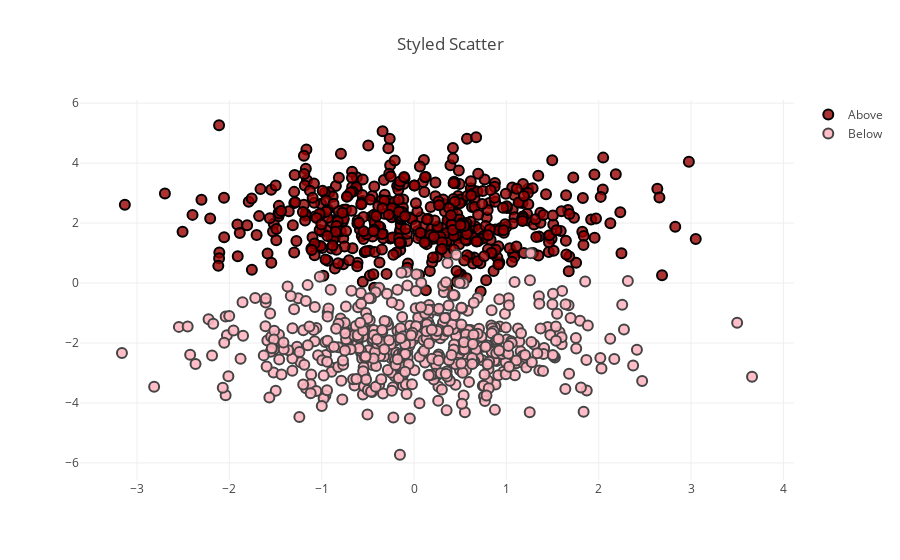

This figure's notebook cell:
### Code cell
N = 500

trace0 = go.Scatter(
    x = np.random.randn(N),
    y = np.random.randn(N)+2,
    name = 'Above',
    mode = 'markers',
    marker = dict(
        size = 10,
        color = 'rgba(152, 0, 0, .8)',
        line = dict(
            width = 2,
            color = 'rgb(0, 0, 0)'
        )
    )
)

trace1 = go.Scatter(
    x = np.random.randn(N),
    y = np.random.randn(N)-2,
    name = 'Below',
    mode = 'markers',
    marker = dict(
        size = 10,
        color = 'rgba(255, 182, 193, .9)',
        line = dict(
            width = 2,
        )
    )
)

data = [trace0, trace1]

layout = dict(title = 'Styled Scatter',
              yaxis = dict(zeroline = False),
              xaxis = dict(zeroline = False)
             )

fig = dict(data=data, layout=layout)
iplot(fig, filename='styled-scatter')

### Figure 1 — Plotly figure (JSON) as saved in the notebook; plotly's stock layout.template omitted (floating-point values rounded to 4 significant figures; data arrays with more than 128 entries replaced by an {"elided": "..."} marker saying what was removed)
{"data": [{"marker": {"color": "rgba(152, 0, 0, .8)", "line": {"color": "rgb(0, 0, 0)", "width": 2}, "size": 10}, "mode": "markers", "name": "Above", "type": "scatter", "x": {"elided": "500 float values"}, "y": {"elided": "500 float values"}}, {"marker": {"color": "rgba(255, 182, 193, .9)", "line": {"width": 2}, "size": 10}, "mode": "markers", "name": "Below", "type": "scatter", "x": {"elided": "500 float values"}, "y": {"elided": "500 float values"}}], "layout": {"title": "Styled Scatter", "xaxis": {"zeroline": false}, "yaxis": {"zeroline": false}}}
